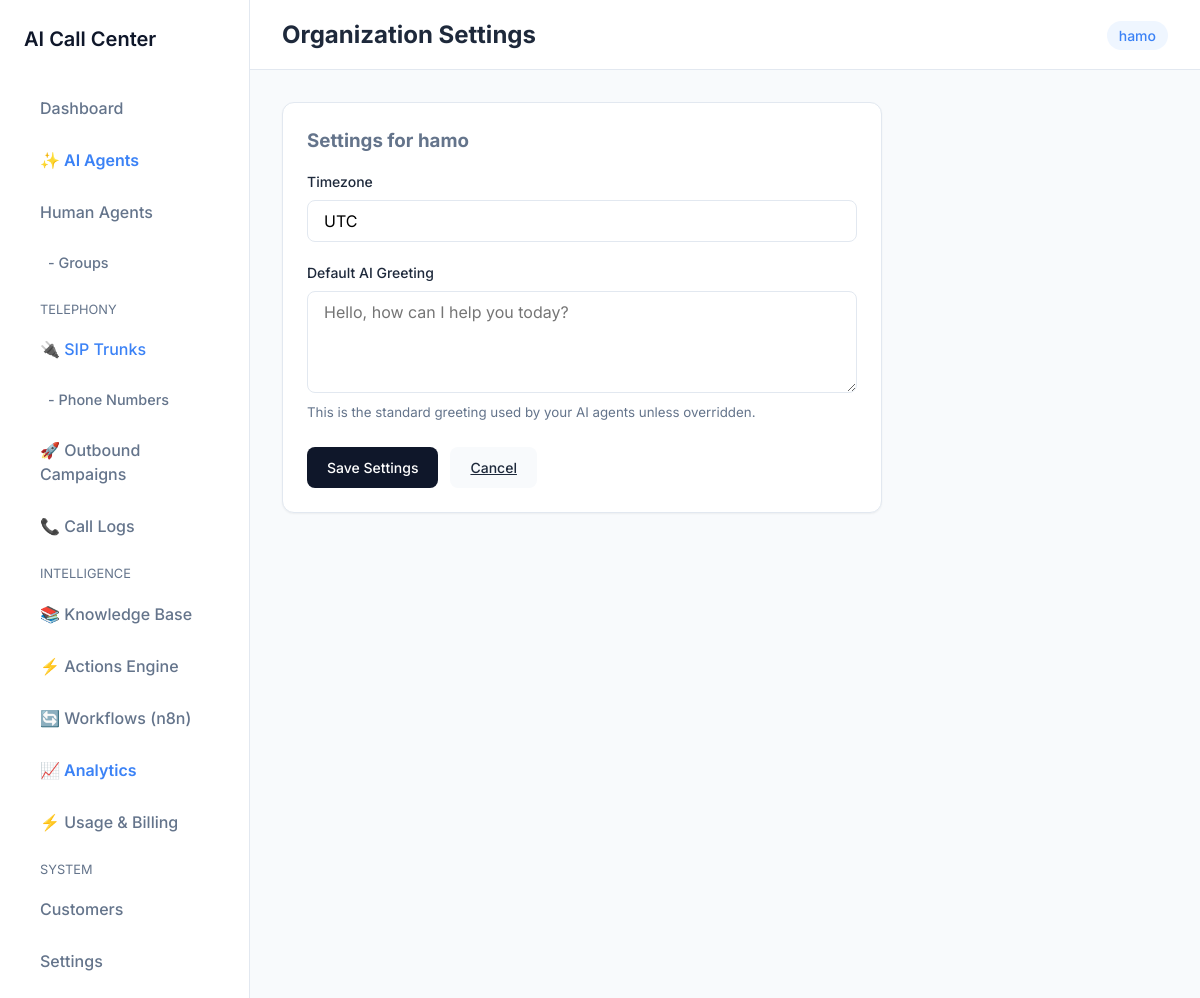
/settings/ (signed in), run on the app's committed database.
### organizations/models.py (models this page shows, shortened)
class Organization(models.Model):
    name = models.CharField(_("Organization Name"), max_length=255)
    domain = models.CharField(_("Domain"), max_length=255, unique=True, null=True, blank=True)
    is_active = models.BooleanField(default=True)
    created_at = models.DateTimeField(auto_now_add=True)
    updated_at = models.DateTimeField(auto_now=True)

class OrganizationSettings(models.Model):
    organization = models.OneToOneField(Organization, on_delete=models.CASCADE, related_name='settings')
    timezone = models.CharField(max_length=50, default='UTC')
    ai_greeting = models.TextField(null=True, blank=True)

### users/models.py (models this page shows, shortened)
class User(AbstractUser):
    organization = models.ForeignKey(
        'organizations.Organization',
        on_delete=models.CASCADE,
        null=True,
        blank=True,
        related_name='users',
        help_text=_("The organization this user belongs to.")
    )
    agent_groups = models.ManyToManyField(
        'agents.AgentGroup',
        blank=True,
        related_name='agents',
        help_text=_("The custom agent groups this user belongs to within the organization.")
    )

### organizations/views.py (the view)
# urls.py: path('', views.SettingsUpdateView.as_view(), name='settings_update'),
class SettingsUpdateView(LoginRequiredMixin, UpdateView):
    model = OrganizationSettings
    fields = ['timezone', 'ai_greeting']
    template_name = 'organizations/settings_form.html'
    success_url = reverse_lazy('settings_update')
    def get_object(self, queryset=None):
        org = get_current_organization()
        settings, _ = OrganizationSettings.objects.get_or_create(organization=org)
        return settings

### core/context_processors.py (called while the page is built)
def current_organization(request):
    if hasattr(request, 'organization') and request.organization:
        return {'current_organization': request.organization}
    return {'current_organization': None}

### core/models.py (called while the page is built)
def get_current_organization():
    return getattr(_thread_locals, 'organization', None)

def set_current_organization(organization):
    _thread_locals.organization = organization

### organizations/templates/organizations/settings_form.html (shortened to what this page needs)
{% extends 'core/base.html' %}
{% block page_title %}Organization Settings{% endblock %}
{% block content %}
<div class="card" style="max-width: 600px;">
    <h3 class="text-muted mb-4">Settings for {{ request.user.organization.name }}</h3>
    <form method="post">
        <div class="form-group">
            <label class="form-label" for="id_timezone">Timezone</label>
            <input class="form-control" type="text" name="timezone" id="id_timezone" value="{{ form.timezone.value|default_if_none:'UTC' }}" required>
        </div>
        <div class="form-group">
            <label class="form-label" for="id_ai_greeting">Default AI Greeting</label>
            <textarea class="form-control" name="ai_greeting" id="id_ai_greeting" rows="4" placeholder="Hello, how can I help you today?">{{ form.ai_greeting.value|default_if_none:'' }}</textarea>
            <small style="color: var(--text-secondary); display: block; margin-top: 4px;">This is the standard greeting used by your AI agents unless overridden.</small>
        </div>
        <div style="display: flex; gap: 12px; margin-top: 24px;">
            <button type="submit" class="btn btn-primary">Save Settings</button>
            <a href="{% url 'dashboard' %}" class="btn" style="background: var(--bg-color); color: var(--text-primary);">Cancel</a>
        </div>
    </form>
</div>
{% endblock %}

### core/templates/core/base.html (shortened to what this page needs)
{% load static %}
<!DOCTYPE html>
<html lang="en">
<head>
    <link rel="stylesheet" href="{% static 'core/css/style.css' %}">
</head>
<body>
    <div class="app-container">
        <aside class="sidebar">
            <a href="/" class="sidebar-logo">AI Call Center</a>
            <ul class="nav-links">
                <li class="nav-item">
                    <a href="{% url 'dashboard' %}" class="nav-link">Dashboard</a>
                </li>
                <li class="nav-item">
                    <a href="{% url 'ai_agent_list' %}" class="nav-link" style="color: var(--accent-color); font-weight: 600;">✨ AI Agents</a>
                </li>
                <li class="nav-item">
                    <a href="{% url 'agent_list' %}" class="nav-link">Human Agents</a>
                </li>
                <li class="nav-item">
                    <a href="{% url 'agent_group_list' %}" class="nav-link" style="padding-left: 24px; font-size: 0.9em;">- Groups</a>
                </li>
                <li class="nav-item" style="margin-top: 16px; font-size: 0.8em; text-transform: uppercase; color: var(--text-secondary); padding: 0 16px;">Telephony</li>
                <li class="nav-item">
                    <a href="{% url 'sip_trunk_list' %}" class="nav-link" style="color: var(--accent-color);">🔌 SIP Trunks</a>
                </li>
                <li class="nav-item">
                    <a href="{% url 'phone_number_list' %}" class="nav-link" style="padding-left: 24px; font-size: 0.9em;">- Phone Numbers</a>
                </li>
                <li class="nav-item">
                    <a href="{% url 'campaign-list' %}" class="nav-link">🚀 Outbound Campaigns</a>
                </li>
                <li class="nav-item">
                    <a href="{% url 'call_log_list' %}" class="nav-link">📞 Call Logs</a>
                </li>
                <li class="nav-item" style="margin-top: 16px; font-size: 0.8em; text-transform: uppercase; color: var(--text-secondary); padding: 0 16px;">Intelligence</li>
                <li class="nav-item">
                    <a href="{% url 'knowledge_document_list' %}" class="nav-link">📚 Knowledge Base</a>
                </li>
                <li class="nav-item">
                    <a href="{% url 'action_definition_list' %}" class="nav-link">⚡ Actions Engine</a>
                </li>
                <li class="nav-item">
                    <a href="{% url 'workflow_list' %}" class="nav-link">🔄 Workflows (n8n)</a>
                </li>
                <li class="nav-item">
                    <a href="{% url 'analytics_dashboard' %}" class="nav-link" style="color: var(--accent-color); font-weight: 600;">📈 Analytics</a>
                </li>
                <li class="nav-item">
                    <a href="{% url 'usage_dashboard' %}" class="nav-link">⚡ Usage & Billing</a>
                </li>
                <li class="nav-item" style="margin-top: 16px; font-size: 0.8em; text-transform: uppercase; color: var(--text-secondary); padding: 0 16px;">System</li>
                <li class="nav-item">
                    <a href="{% url 'customer_list' %}" class="nav-link">Customers</a>
                </li>
                <li class="nav-item">
                    <a href="{% url 'settings_update' %}" class="nav-link">Settings</a>
                </li>
            </ul>
        </aside>
        <main class="main-content">
            <header class="topbar">
                <div class="topbar-left">
                    <h2 class="page-title">{% block page_title %}Dashboard{% endblock %}</h2>
                </div>
                <div class="topbar-right">
                    {% if current_organization %}
                        <span class="organization-badge">{{ current_organization.name }}</span>
                    {% else %}
                        <span class="organization-badge">Global Admin</span>
                    {% endif %}
                </div>
            </header>
            <div class="content-area">
                {% block content %}
                {% endblock %}
            </div>
        </main>
    </div>
</body>
</html>

### core/static/core/css/style.css (style rules this page uses)
:root { --bg-color: #f8fafc; --surface-color: #ffffff; --primary-color: #0f172a; --text-primary: #1e293b; --text-secondary: #64748b; --border-color: #e2e8f0; --accent-color: #3b82f6; --radius-lg: 12px; --radius-md: 8px; --shadow-sm: 0 1px 2px 0 rgb(0 0 0 / 0.05); --shadow-md: 0 4px 6px -1px rgb(0 0 0 / 0.1), 0 2px 4px -2px rgb(0 0 0 / 0.1); --transition: all 0.2s ease-in-out; }
* { box-sizing: border-box; margin: 0; padding: 0; }
body { font-family: 'Inter', sans-serif; background-color: var(--bg-color); color: var(--text-primary); line-height: 1.5; display: flex; min-height: 100vh; }
.app-container { display: flex; width: 100%; }
.sidebar { width: 250px; background-color: var(--surface-color); border-right: 1px solid var(--border-color); padding: 24px; display: flex; flex-direction: column; }
.sidebar-logo { font-size: 1.25rem; font-weight: 600; color: var(--primary-color); margin-bottom: 32px; text-decoration: none; }
.nav-links { list-style: none; }
.nav-item { margin-bottom: 8px; }
.nav-link { text-decoration: none; color: var(--text-secondary); font-weight: 500; padding: 10px 16px; border-radius: var(--radius-md); display: block; transition: var(--transition); }
.main-content { flex: 1; display: flex; flex-direction: column; }
.topbar { height: 70px; background-color: var(--surface-color); border-bottom: 1px solid var(--border-color); display: flex; align-items: center; justify-content: space-between; padding: 0 32px; }
.organization-badge { background: #eff6ff; color: var(--accent-color); padding: 6px 12px; border-radius: 20px; font-size: 0.875rem; font-weight: 500; }
.content-area { padding: 32px; overflow-y: auto; }
.card { background: var(--surface-color); border-radius: var(--radius-lg); padding: 24px; box-shadow: var(--shadow-sm); border: 1px solid var(--border-color); transition: var(--transition); }
.form-group { margin-bottom: 20px; }
.form-label { display: block; margin-bottom: 8px; font-weight: 500; color: var(--text-primary); font-size: 0.875rem; }
.form-control { width: 100%; padding: 10px 16px; border: 1px solid var(--border-color); border-radius: var(--radius-md); font-family: inherit; font-size: 1rem; transition: var(--transition); }
.btn { display: inline-flex; align-items: center; justify-content: center; padding: 10px 20px; border-radius: var(--radius-md); font-weight: 500; cursor: pointer; transition: var(--transition); border: none; font-family: inherit; font-size: 0.875rem; }
.btn-primary { background-color: var(--primary-color); color: white; }
.mb-4 { margin-bottom: 1rem; }
.text-muted { color: var(--text-secondary); }

### data on the page
Organization: name "hamo"
User: user.organization.name "hamo"
OrganizationSettings: timezone "UTC"
